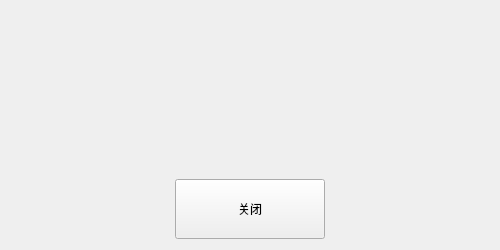
<?xml version="1.0" encoding="UTF-8"?>
<ui version="4.0">
 <class>DlgInfo</class>
 <widget class="QDialog" name="DlgInfo">
  <property name="geometry">
   <rect>
    <x>0</x>
    <y>0</y>
    <width>500</width>
    <height>250</height>
   </rect>
  </property>
  <property name="windowTitle">
   <string>提示</string>
  </property>
  <layout class="QVBoxLayout" name="verticalLayout">
   <property name="spacing">
    <number>9</number>
   </property>
   <item>
    <widget class="QLabel" name="label">
     <property name="sizePolicy">
      <sizepolicy hsizetype="Expanding" vsizetype="Expanding">
       <horstretch>0</horstretch>
       <verstretch>0</verstretch>
      </sizepolicy>
     </property>
     <property name="text">
      <string/>
     </property>
     <property name="alignment">
      <set>Qt::AlignCenter</set>
     </property>
     <property name="wordWrap">
      <bool>true</bool>
     </property>
    </widget>
   </item>
   <item alignment="Qt::AlignHCenter">
    <widget class="QPushButton" name="OK">
     <property name="sizePolicy">
      <sizepolicy hsizetype="Fixed" vsizetype="Fixed">
       <horstretch>0</horstretch>
       <verstretch>0</verstretch>
      </sizepolicy>
     </property>
     <property name="minimumSize">
      <size>
       <width>150</width>
       <height>60</height>
      </size>
     </property>
     <property name="focusPolicy">
      <enum>Qt::NoFocus</enum>
     </property>
     <property name="styleSheet">
      <string notr="true"/>
     </property>
     <property name="text">
      <string>关闭</string>
     </property>
     <property name="shortcut">
      <string>Return</string>
     </property>
    </widget>
   </item>
  </layout>
 </widget>
 <resources/>
 <connections/>
</ui>
